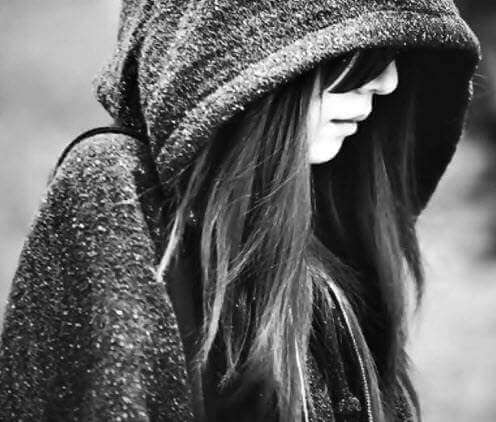
#> input picture PYTHON/GIUAKY_XSTK/input.jpg, 496 x 422 px
$ python 522H0120_Implementation.py
#> lines starting #> are read from the running program, lines starting #| are printed output that depends on the picture
#> further down, image is the input picture: shape (422, 496, 3); min 0, max 255, mean 99.5
# Cách 1:
# Import thư viện và modules
# Đây là việc import thư viện numpy để làm việc với mảng và tính toán số học, và pyplot từ thư viện matplotlib để hiển thị ảnh và biểu đồ.
import numpy as np
from matplotlib import pyplot as plt
# Hàm thuattoancanbangluocdo(image): Đây là hàm thực hiện thuật toán cân bằng lược đồ cho ảnh đầu vào.
def thuattoancanbangluocdo(image):
    # Tính toán lược đồ của ảnh gốc
    # Dùng mảng luocdo để tính số lần xuất hiện của mỗi mức xám trong ảnh. Hàm ravel() được sử dụng để duỗi mảng ảnh thành mảng 1D, từ đó dễ dàng duyệt qua từng pixel.
    luocdo = np.zeros(256)
    for pixel in image.ravel():
        luocdo[pixel] += 1
#> this loop made 209312 passes
#> pixel on passes 1 to 3: 159, 159, 160
#> after the loop, luocdo = 256 values, max 4625 at index 18, min 33 at index 1, mean 817.6
    # Tính toán cdf (cumulative distribution function) của lược đồ
    # Tính toán hàm phân phối tích lũy (CDF) từ lược đồ. CDF là tổng lũy thừa của lược đồ và đại diện cho phân phối tổng lũy thừa của mức xám trong ảnh.
    cdf = np.zeros_like(luocdo)
#> cdf = 256 values from 0 to 0
    cdf[0] = luocdo[0]
    for x in range(1, len(luocdo)):
        cdf[x] = cdf[x-1] + luocdo[x]
#> after the loop, cdf = 256 values from 128 to 209312
    # Chuẩn hóa cdf để có giá trị trong khoảng [0, 255]
    # Chuẩn hóa CDF sao cho giá trị của CDF nằm trong khoảng [0, 255], để đảm bảo rằng giá trị của ảnh sau khi cân bằng sẽ nằm trong khoảng này.
    cdf_normalized = (cdf - cdf.min()) * 255 / (cdf.max() - cdf.min())
#> cdf_normalized = 256 values from 0 to 255
    # Áp dụng thuật toán cân bằng lược đồ cho từng pixel của ảnh
    # Sử dụng hàm np.interp() để ánh xạ giá trị mức xám của ảnh gốc sang giá trị mới theo CDF đã chuẩn hóa. Điều này giúp cân bằng lược đồ cho ảnh.
    image_equalized = np.interp(image, np.arange(256), cdf_normalized)
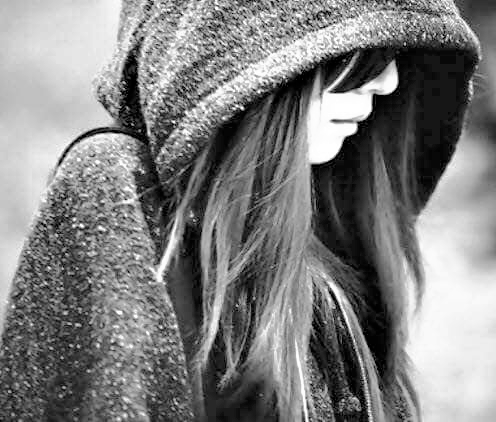
#> image_equalized: shape (422, 496) float64; min 0, max 255, mean 128.1
    # Trả về ảnh kết quả
    return image_equalized
# Đọc ảnh gốc và chuyển đổi sang ảnh xám
# Sử dụng plt.imread() để đọc ảnh gốc, sau đó tính trung bình của các kênh màu (RGB) để chuyển đổi ảnh màu sang ảnh xám.
image = plt.imread('input.jpg')
gray = np.mean(image, axis=2).astype(np.uint8)
# Áp dụng thuật toán cân bằng lược đồ cho ảnh xám
gray_equalized = thuattoancanbangluocdo(gray)
# Hiển thị kết quả
# Dùng plt.subplot() để tạo cửa sổ hiển thị gồm hai phần: ảnh gốc và ảnh sau khi cân bằng lược đồ.
# plt.imshow() dùng để hiển thị ảnh và plt.title() để đặt tiêu đề.
# Cuối cùng, plt.show() để hiển thị cửa sổ đồ họa.
plt.subplot(121), plt.imshow(gray, cmap='gray')
plt.title('Original Image')
plt.subplot(122), plt.imshow(gray_equalized, cmap='gray')
plt.title('Histogram Equalized Image')
plt.show()
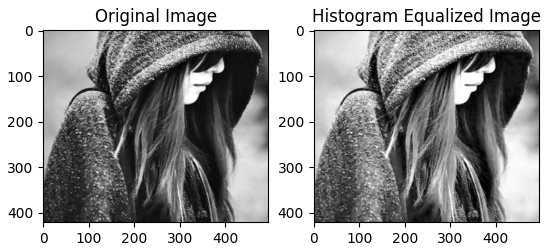
#> figure drawn by matplotlib, 2 panels
